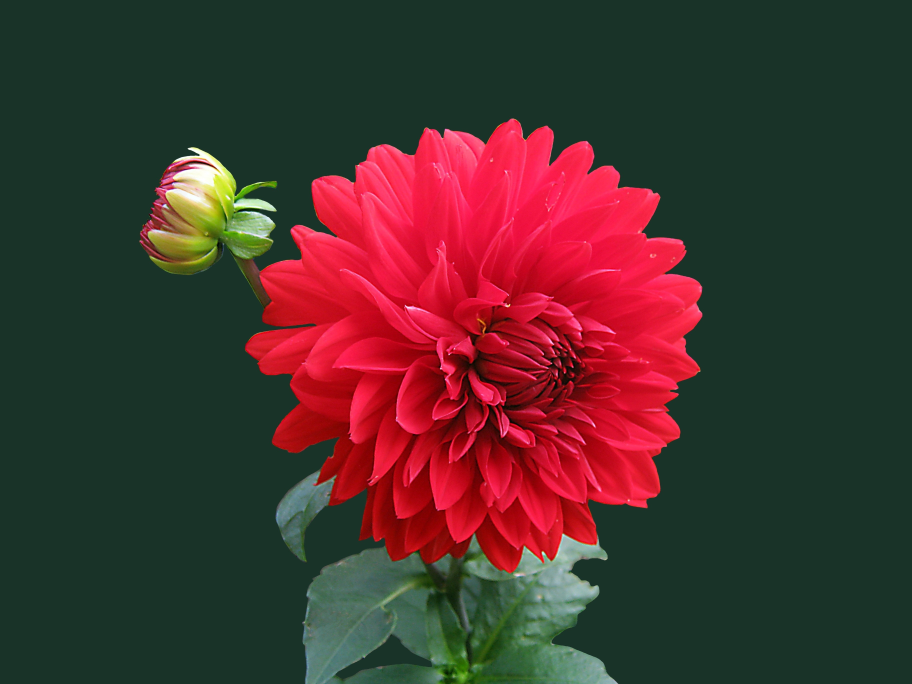
#> input picture pexels-pixabay-60597.jpg, 3648 x 2736 px (shown at 1/4 size)
$ jupyter execute Untitled-1.ipynb
#> lines starting #> are read from the running program, lines starting #| are printed output that depends on the picture; after the words box and inside, x2 and y2 are one past the last pixel; in counts of white or black regions, pixels touching at a corner belong together
[cell 1]
import cv2
import skimage as ski
import matplotlib.pyplot as plt

[cell 2]
img = cv2.imread('pexels-pixabay-60597.jpg')
#> img is the input picture: shape (2736, 3648, 3); mean B, G, R 45.6, 50, 72.7

[cell 3]
img

[cell 4]
img.shape
#> Out = (2736, 3648, 3)

[cell 5]
cv2.imshow('Image' , img)
cv2.waitKey(5000)
cv2.destroyAllWindows()

[cell 6]
img1 = plt.imread('pexels-pixabay-60597.jpg')
plt.imshow(img1)

[cell 7]
img2 = ski.io.imread('pexels-pixabay-60597.jpg')
ski.io.imshow(img2)

[cell 8]
ski.io.imsave('pexels-pixabay-60597.jpg',img)
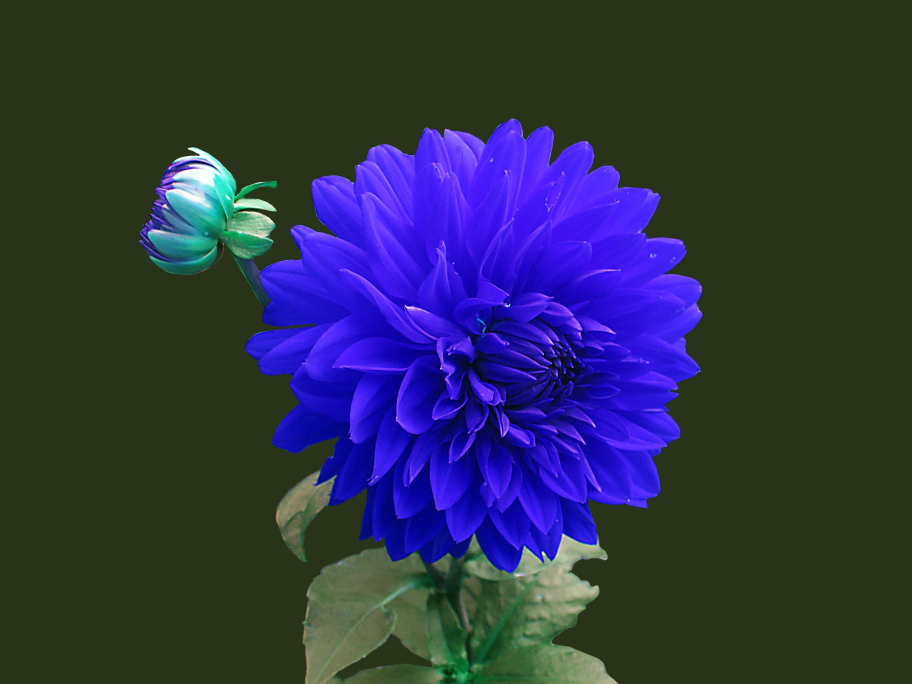
#> saved as pexels-pixabay-60597.jpg: shape (2736, 3648, 3) (shown at 1/4 size); mean R, G, B 46.3, 50, 73.3
plt.imsave('pexels-pixabay-60597.jpg',img)
cv2.imwrite('pexels-pixabay-60597.jpg',img)
#> Out = True

[cell 9]
cv2.COLOR_RGB2GRAY

[cell 10]
img_gray = cv2.cvtColor(img,cv2.COLOR_RGB2GRAY)
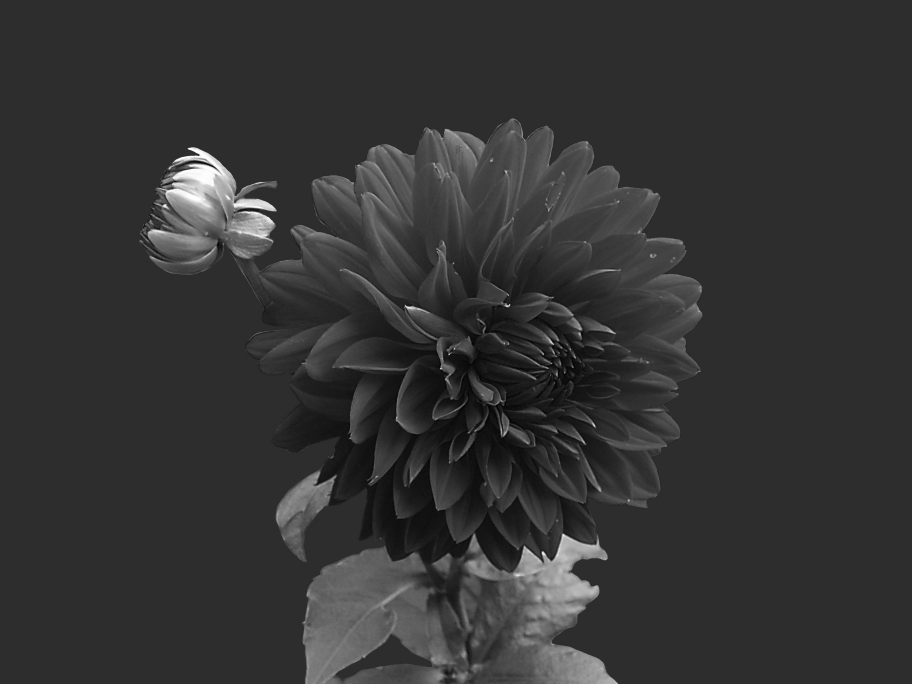
#> img_gray: shape (2736, 3648) (shown at 1/4 size); min 0, max 255, mean 51.4
ski.io.imshow(img_gray)

[cell 11]
_, img_binary = cv2.threshold(img_gray , 50 , 255 , cv2.THRESH_BINARY)
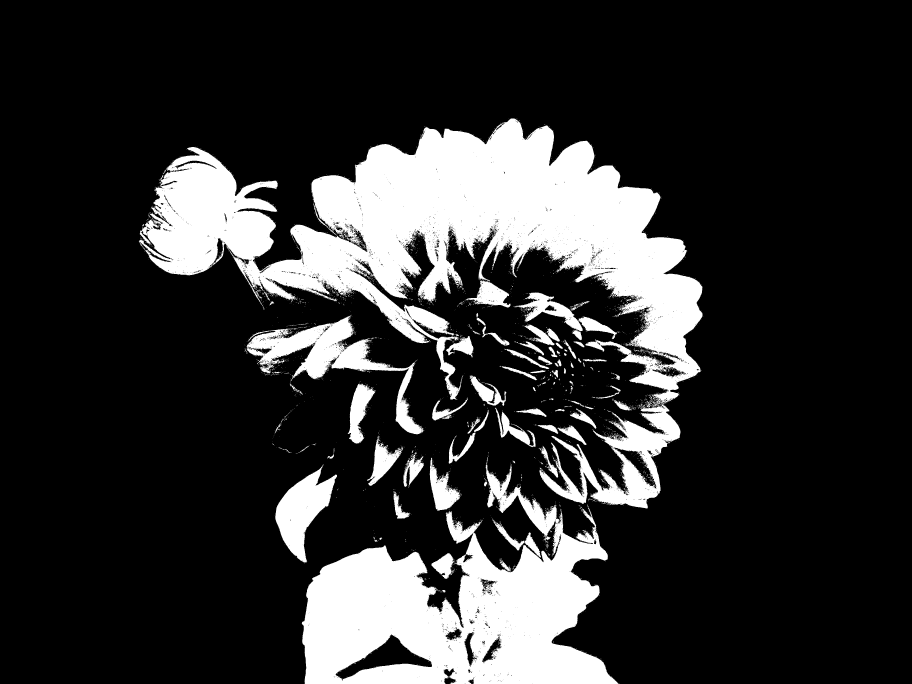
#> img_binary: shape (2736, 3648) (shown at 1/4 size); 19.1% white; 4596 white regions (4398 under 20 px), largest, box (x1, y1, x2, y2) and area: (556, 474, 2810, 2034) 1082829, (1207, 1857, 2474, 2736) 550984, (987, 1263, 1695, 1737) 74911
ski.io.imshow(img_binary , )
